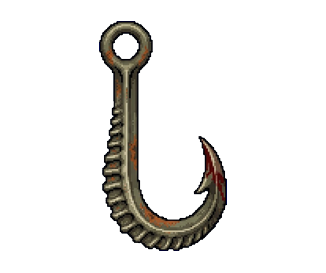
#> input picture scenarios/the-harvest/items/carcass_hook.png, 326 x 273 px, found by its file name
$ python draw_rigged_line.py sprites/carcass_hook.png sprites/grappling_line_rigged.png backgrounds/act1_stasis_hold.webp /tmp/preview.png
#> lines starting #> are read from the running program, lines starting #| are printed output that depends on the picture
"""Draw the rigged grappling line that spans the Stasis Hold gap.

Screen-space anchors (960x540 viewport) were measured on the painted background:
A = near torn railing stump (tie-off), B = broken railing stub on the cataloguer platform
(the hook cups it). Drawn at 2x and used with sprite scale 0.5.
Usage (from scenarios/the-harvest):
  python3 scripts/draw_rigged_line.py sprites/carcass_hook.png sprites/grappling_line_rigged.png backgrounds/act1_stasis_hold.webp /tmp/preview.png
"""
import sys
from PIL import Image, ImageDraw
SS = 2  # sprite pixels per screen pixel
box = (536, 316, 792, 444)
A = (553, 413)               # near torn railing stump (tie-off point)
B = (761, 343)
W, H = (box[2]-box[0])*SS, (box[3]-box[1])*SS
im = Image.new('RGBA', (W, H), (0, 0, 0, 0))
#> im: PIL image 512x256 RGBA; every value is 0
def L(p): return ((p[0]-box[0])*SS, (p[1]-box[1])*SS)

hook = Image.open(sys.argv[1]).convert('RGBA').transpose(Image.FLIP_TOP_BOTTOM)
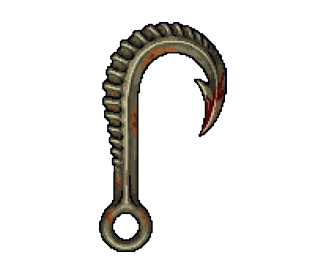
#> hook: PIL image 326x273 RGBA; mean R, G, B, A 9.7, 8.6, 6.7, 30.3; transparent parts drawn white
hh = 30*SS; hw = round(hook.width*hh/hook.height)
#> after `hw = round(hook.width * hh / hook.height)`: hw = 72
hook = hook.resize((hw, hh), Image.LANCZOS)
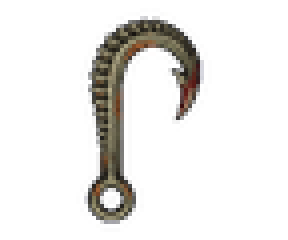
#> hook: PIL image 72x60 RGBA (shown 4 times larger); mean R, G, B, A 12, 10.6, 8.1, 30.3; transparent parts drawn white
apex = (round(hw*0.62), round(hh*0.12))          # inner top of the inverted J
#> apex = (45, 7)
hx, hy = L(B)[0]-apex[0], L(B)[1]-apex[1]-2*SS
#> hx = 405; hy = 43
eye = (hx+round(hw*0.24), hy+round(hh*0.90))     # eyelet, near side, bottom
#> eye = (422, 97)

def bez(p0, c, p1, n=60):
    return [((1-t)**2*p0[0]+2*(1-t)*t*c[0]+t*t*p1[0], (1-t)**2*p0[1]+2*(1-t)*t*c[1]+t*t*p1[1]) for t in [i/n for i in range(n+1)]]
a = L(A); ctrl = ((a[0]+eye[0])/2, (a[1]+eye[1])/2+20*SS)
#> after `ctrl = ((a[0] + eye[0]) / 2, (a[1] + eye[1]) / 2 + 20 * SS)`: ctrl = (228, 185.5)
pts = bez(a, ctrl, eye)
d = ImageDraw.Draw(im)
d.line(pts, fill=(38, 14, 10, 255), width=6*SS, joint='curve')
d.line(pts, fill=(132, 52, 38, 255), width=4*SS, joint='curve')
d.line([(x, y-SS) for x, y in pts], fill=(178, 92, 64, 255), width=SS)
for r in (3*SS,):  # knot at the tie-off
    d.ellipse([a[0]-r, a[1]-r, a[0]+r, a[1]+r], fill=(120, 46, 34, 255), outline=(38, 14, 10, 255), width=SS)
im.alpha_composite(hook, (hx, hy))
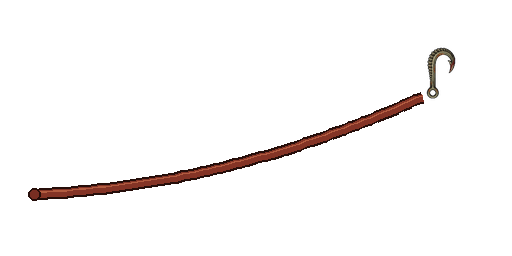
#> im: PIL image 512x256 RGBA; mean R, G, B, A 4.1, 1.9, 1.4, 10.2; transparent parts drawn white
im.save(sys.argv[2])
print('size', im.size, 'anchor screen', ((box[0]+box[2])/2, box[3]), 'json', ((box[0]+box[2])/2, round(box[3]/0.75)))
#| size (512, 256) anchor screen (664.0, 444) json (664.0, 592)
#> (the run stopped early here; a loop or call above may not have finished)
